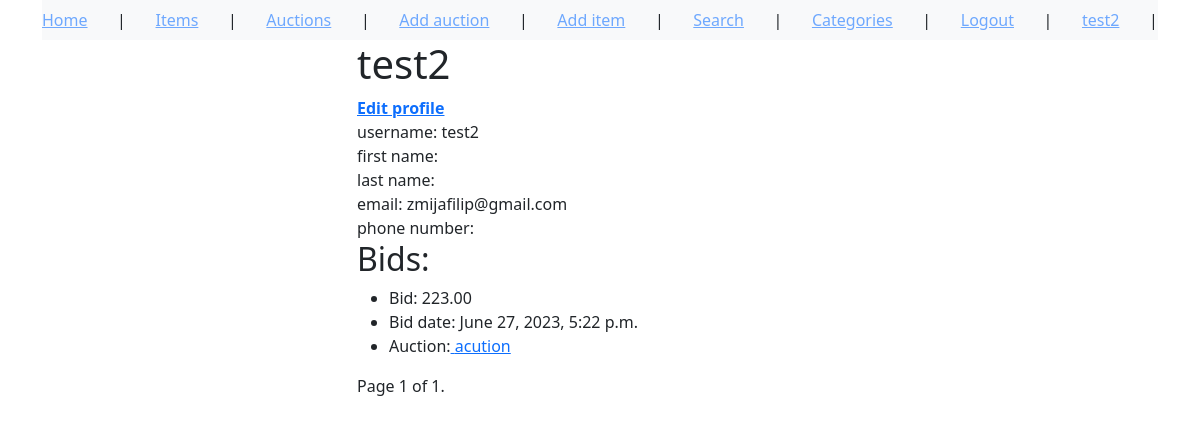
/user/test2, run on the app's committed database.
### auctions/models.py (models this page shows)
class Bid(models.Model):
    amount = models.DecimalField(max_digits=10, decimal_places=2)
    time = models.DateTimeField(auto_now_add=True)
    auction = models.ForeignKey(Auction, on_delete=models.CASCADE)
    bidder = models.ForeignKey(User, on_delete=models.CASCADE)

class Auction(models.Model):
    CHOICES = (
        ('available', 'available'),
        ('expired', 'expired'),
        ('sold', 'sold'),
    )
    id = models.UUIDField(
        default=uuid.uuid4,
        unique=True,
        primary_key=True,
        editable=False
    )
    name = models.CharField(max_length=255)
    item = models.ForeignKey(Item, on_delete=models.CASCADE)
    min_price = models.DecimalField(max_digits=10, decimal_places=2)
    buy_now_price = models.DecimalField(max_digits=10, decimal_places=2, null=True, blank=True)
    end_date = models.DateTimeField()
    seller = models.ForeignKey(User, on_delete=models.CASCADE, related_name='seller')
    buyer = models.ForeignKey(User, on_delete=models.CASCADE, blank=True, related_name='buyer', null=True)
    status = models.CharField(choices=CHOICES, default='available', max_length=64)
    def __str__(self):
        return self.name

### auctions/views.py (the view)
# urls.py: path('user/<str:username>', auctions.UserProfile.as_view()),
class UserProfile(View):
    def get(self, request, *args, **kwargs):
        username = kwargs['username']   # Get user profile from the URL
        user = User.objects.get(username=username)  # Get user data
        bids = Bid.objects.filter(bidder=user).order_by('-time')  # Get every user bids
        paginator = Paginator(bids, 3)
        page_number = request.GET.get('page')
        page_obj = paginator.get_page(page_number)
        context = {
            'user': user,
            'bids': page_obj,
        }
        try:
            user_account = Account.objects.get(user=user)
            context['user_account'] = user_account
            return render(request, 'auctions/user_profile.html', context)
        except:
            user_account = Account.objects.create(user=user)
            context['user_account'] = user_account
            return render(request, 'auctions/user_profile.html', context)

### templates/auctions/user_profile.html (shortened to what this page needs)
{% extends 'auctions/base_template.html' %}
{% block content %}
<h1>{{ user.username }}</h1><a href="/edit-profile/{{ user.id }}"><b>Edit profile</b></a><br>
username: {{ user.username }} <br>
first name: {{ user.first_name }} <br>
last name: {{ user.last_name }} <br>
email: {{ user.email }} <br>
phone number:{% if user_account.phone_number %} {{ user_account.phone_number }} {% endif %}<br>
<h2>Bids:</h2>
{% for bid in bids %}
<ul>
<li>Bid: {{ bid.amount }}</li>
<li>Bid date: {{ bid.time }} </li>
<li>Auction:<a href="/auction/{{ bid.auction.id }}"> {{ bid.auction }}</a></li>
</ul>
{% endfor %}
<div class="pagination">
    <span class="step-links">
        <span class="current">
            Page {{ bids.number }} of {{ bids.paginator.num_pages }}.
        </span>
    </span>
</div>
{% endblock %}

### templates/auctions/base_template.html (shortened to what this page needs)
<!DOCTYPE html>
<html lang="en">
<head>
    <link href="https://cdn.jsdelivr.net/npm/bootstrap@5.3.0-alpha3/dist/css/bootstrap.min.css" rel="stylesheet">
</head>
<body><div class="container">
    <nav class="navbar bg-light" data-bs-theme="dark">
        <a href="/home">Home</a> |
        <a href="/items">Items</a> |
        <a href="/auctions">Auctions</a> |
        <a href="/add-auction">Add auction</a> |
        <a href="/add-item">Add item</a> |
        <a href="/search">Search</a> |
        <a href="/categories">Categories</a> |
        {% if user.is_authenticated %}
            <a href="{% url 'account_logout' %}">Logout</a> |
            <a href="/user/{{ user.username }}">{{ user.username }}</a> |
        {% else %}
            <a href="{% url 'account_login' %}">Login</a> |
            <a href="{% url 'account_signup' %}">Create account</a> |
        {% endif %}
</nav>
</div>
<div id="content", name="content", class="main">
    <div class="row justify-content-center">
        <div class="col-5">
{% block content %}{% endblock %}
</div>
</div>
</div>
</body>
</html>

### data on the page
Bid: amount "223.00", time "June 27, 2023, 5:22 p.m.", auction "acution"

### other printed values
{{ user.username }} "test2"
{{ user.email }} "zmijafilip@gmail.com"
{{ bids.number }} "1"
{{ bids.paginator.num_pages }} "1"
